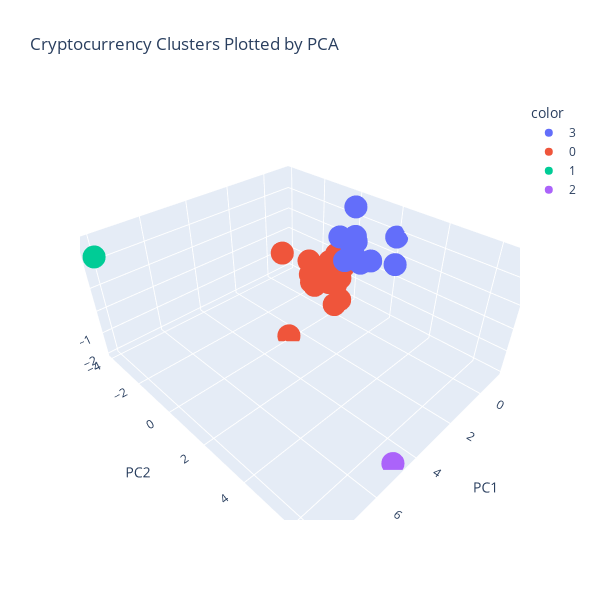

Notebook source saved alongside this figure:
### Code cell
# Now, for exploratory purposes, create a 3d scatter plot using plotly express
pca_3d_hvplot = px.scatter_3d(
    x = copy_pca_crypto_df["PC1"],
    y = copy_pca_crypto_df["PC2"],
    z = copy_pca_crypto_df["PC3"],
    title = "Cryptocurrency Clusters Plotted by PCA",
    color = copy_pca_crypto_df["pca_crypto_clusters"],
    hover_name = copy_pca_crypto_df.index,
    width = 600,
    height = 600
)

# Update the layout to set the axis labels
pca_3d_hvplot.update_layout(
    scene=dict(
        xaxis_title="PC1",
        yaxis_title="PC2",
        zaxis_title="PC3"
    )
)

pca_3d_hvplot

### Figure 1 — Plotly figure (JSON) as saved in the notebook; plotly's stock layout.template omitted (floating-point values rounded to 4 significant figures)
{"data": [{"hovertemplate": "<b>%{hovertext}</b><br><br>color=3<br>x=%{x}<br>y=%{y}<br>z=%{z}<extra></extra>", "hovertext": ["bitcoin", "ethereum", "bitcoin-cash", "binancecoin", "chainlink", "cardano", "litecoin", "monero", "tezos", "cosmos", "wrapped-bitcoin", "zcash", "maker"], "legendgroup": "3", "marker": {"color": "#636efa", "symbol": "circle"}, "mode": "markers", "name": "3", "scene": "scene", "showlegend": true, "type": "scatter3d", "x": [-0.6007, -0.4583, -1.158, -0.5165, -0.4507, -0.3456, -0.6495, 0.0605, -0.7962, -0.3063, -0.6043, -0.4251, -0.389], "y": [0.8428, 0.4585, 2.041, 1.388, 0.5177, 0.7294, 0.4322, 2.909, -0.4944, 0.7034, 0.8274, 0.493, 0.165], "z": [0.4616, 0.9529, 1.86, 0.8041, 2.846, 1.478, 0.6003, 1.499, 1.083, 1.714, 0.4393, 1.058, 0.3794]}, {"hovertemplate": "<b>%{hovertext}</b><br><br>color=0<br>x=%{x}<br>y=%{y}<br>z=%{z}<extra></extra>", "hovertext": ["tether", "ripple", "bitcoin-cash-sv", "crypto-com-chain", "usd-coin", "eos", "tron", "okb", "stellar", "cdai", "neo", "leo-token", "huobi-token", "nem", "binance-usd", "iota", "vechain", "theta-token", "dash", "ethereum-classic", "havven", "omisego", "ontology", "ftx-token", "true-usd", "digibyte"], "legendgroup": "0", "marker": {"color": "#EF553B", "symbol": "circle"}, "mode": "markers", "name": "0", "scene": "scene", "showlegend": true, "type": "scatter3d", "x": [-0.4331, -0.4718, -0.759, -0.2482, -0.4384, -0.6934, -0.3934, 0.06407, -0.489, -0.5135, -0.3621, -0.4133, -0.4075, 0.609, -0.4502, -0.7647, -0.5563, 2.677, -0.6139, -0.5799, 0.8658, 0.1117, -0.6324, -0.5931, -0.4581, -0.2979], "y": [-0.1681, -0.2227, -0.2012, -1.376, -0.1753, -0.4738, -0.1082, -1.27, -0.7327, -0.1428, -0.9869, -0.6741, -0.2125, 0.5635, -0.151, -0.5179, -1.938, -0.01395, -0.4793, -0.3563, -2.262, 0.4283, -2.108, 0.02148, -0.1357, -0.1911], "z": [-0.6418, -0.4791, -0.2177, -1.462, -0.6634, -0.5276, -0.01276, -1.099, -0.06254, -0.6566, -0.7288, -1.077, -0.3514, -1.149, -0.6474, 0.205, -1.262, -1.965, 0.3396, -0.1149, 0.2756, -1.205, -0.6522, 0.2099, -0.6353, -0.9096]}, {"hovertemplate": "<b>%{hovertext}</b><br><br>color=1<br>x=%{x}<br>y=%{y}<br>z=%{z}<extra></extra>", "hovertext": ["ethlend"], "legendgroup": "1", "marker": {"color": "#00cc96", "symbol": "circle"}, "mode": "markers", "name": "1", "scene": "scene", "showlegend": true, "type": "scatter3d", "x": [8.089], "y": [-3.897], "z": [2.301]}, {"hovertemplate": "<b>%{hovertext}</b><br><br>color=2<br>x=%{x}<br>y=%{y}<br>z=%{z}<extra></extra>", "hovertext": ["celsius-degree-token"], "legendgroup": "2", "marker": {"color": "#ab63fa", "symbol": "circle"}, "mode": "markers", "name": "2", "scene": "scene", "showlegend": true, "type": "scatter3d", "x": [4.792], "y": [6.768], "z": [-1.987]}], "layout": {"height": 600, "legend": {"title": {"text": "color"}, "tracegroupgap": 0}, "scene": {"domain": {"x": [0, 1], "y": [0, 1]}, "xaxis": {"title": {"text": "PC1"}}, "yaxis": {"title": {"text": "PC2"}}, "zaxis": {"title": {"text": "PC3"}}}, "title": {"text": "Cryptocurrency Clusters Plotted by PCA"}, "width": 600}}
